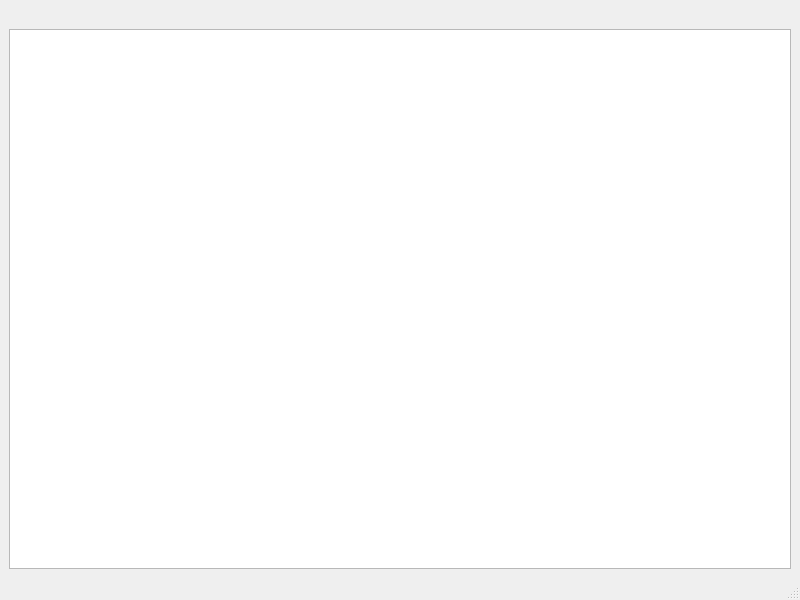
<?xml version="1.0" encoding="UTF-8"?>
<ui version="4.0">
 <class>MainWindow</class>
 <widget class="QMainWindow" name="MainWindow">
  <property name="geometry">
   <rect>
    <x>0</x>
    <y>0</y>
    <width>800</width>
    <height>600</height>
   </rect>
  </property>
  <property name="maximumSize">
   <size>
    <width>1600</width>
    <height>900</height>
   </size>
  </property>
  <property name="windowTitle">
   <string>PACMAN</string>
  </property>
  <property name="windowIcon">
   <iconset resource="imagenes.qrc">
    <normaloff>:/imagenes/iconfinder_Pacman_381603.png</normaloff>:/imagenes/iconfinder_Pacman_381603.png</iconset>
  </property>
  <widget class="QWidget" name="centralwidget">
   <layout class="QGridLayout" name="gridLayout">
    <item row="1" column="0">
     <widget class="QGraphicsView" name="graphicsView">
      <property name="maximumSize">
       <size>
        <width>1600</width>
        <height>800</height>
       </size>
      </property>
     </widget>
    </item>
    <item row="0" column="0">
     <widget class="QLabel" name="puntaje">
      <property name="styleSheet">
       <string notr="true">font: 10pt &quot;Ravie&quot;;
color: rgb(0, 0, 255);
border-color: rgb(170, 255, 255);</string>
      </property>
      <property name="text">
       <string/>
      </property>
     </widget>
    </item>
   </layout>
  </widget>
  <widget class="QMenuBar" name="menubar">
   <property name="geometry">
    <rect>
     <x>0</x>
     <y>0</y>
     <width>800</width>
     <height>21</height>
    </rect>
   </property>
  </widget>
  <widget class="QStatusBar" name="statusbar"/>
 </widget>
 <resources>
  <include location="imagenes.qrc"/>
 </resources>
 <connections/>
</ui>
